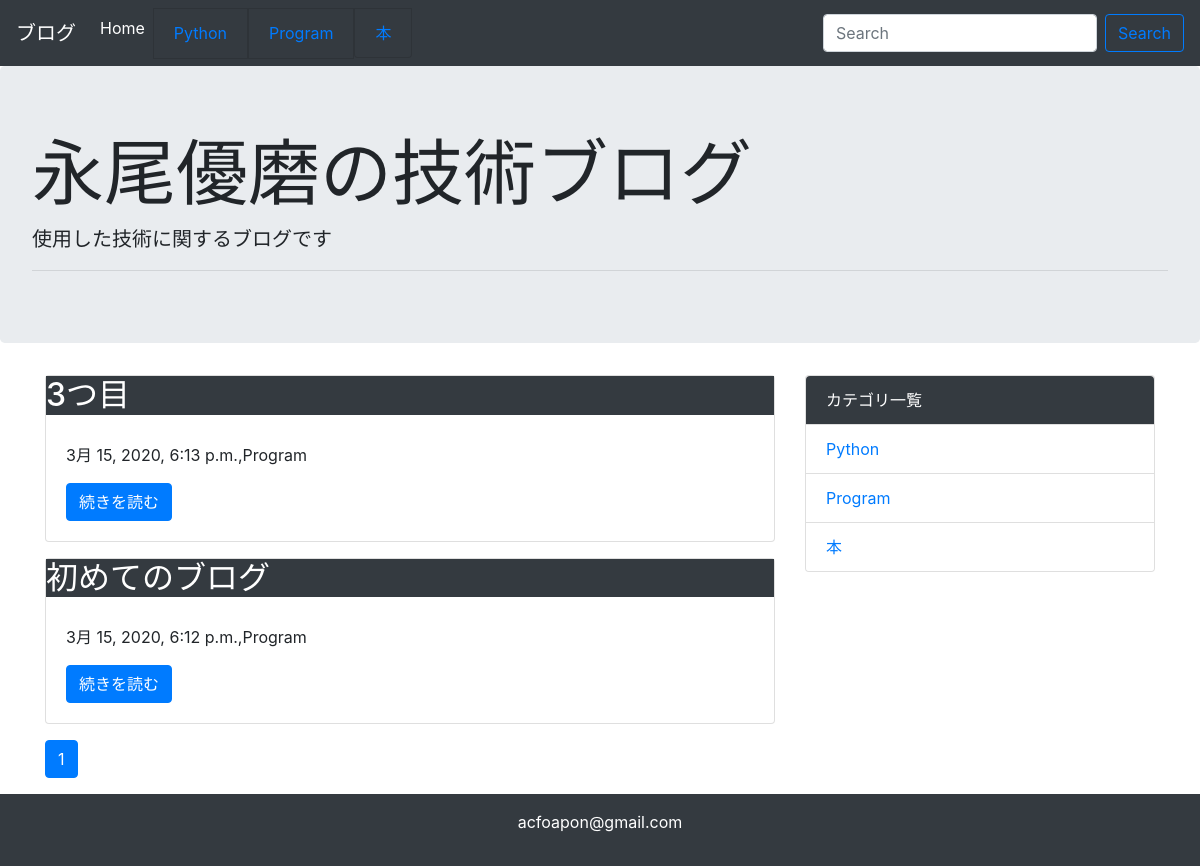
The app's page /category/2/ with its own data.
### blog/models.py (models this page shows, shortened)
class Category(models.Model):
    name = models.CharField('カテゴリ名', max_length=255)
    created_at = models.DateTimeField('作成日', default=timezone.now)
    def __str__(self):
        return self.name

class Post(models.Model):
    title = models.CharField('タイトル', max_length=255)
    text = models.TextField('本文')
    created_at = models.DateTimeField('作成日', default=timezone.now)
    category = models.ForeignKey(Category, verbose_name='カテゴリ', on_delete=models.PROTECT)

### blog/views.py (the view)
# urls.py: path('category/<int:pk>/', views.CategoryView.as_view(), name='category'),
class CategoryView(generic.ListView):
    model = Post
    paginate_by = 10
    def get_queryset(self):
        category_pk = self.kwargs['pk']
        queryset = Post.objects.order_by('-created_at').filter(category__pk=category_pk)
        return queryset

### blog/context_processors.py (called while the page is built)
def common(request):
    context = {
        'category_list': Category.objects.all()
    }
    return context

### blog/templatetags/mytag.py (called while the page is built)
@register.simple_tag
def url_replace(request, field, value):
    url_dict = request.GET.copy()
    url_dict[field] = value
    return url_dict.urlencode()

### blog/templates/blog/post_list.html
{% extends 'blog/base.html' %}
{% block content %}
    {% for post in post_list %}
        <div class="card mb-3">
            <h2 class="card-headerb bg-dark text-white">{{ post.title }}</h2>
            <div class="card-body">
                <p>{{ post.created_at }},{{ post.category }}</p>
                <a href="{% url 'blog:detail' post.pk %}" class="btn btn-primary">続きを読む</a>
            </div>
        </div>
    {% endfor %}
    {% include 'blog/page.html' %}
{% endblock %}

### blog/templates/blog/base.html (shortened to what this page needs)
<!doctype html>
<html lang="ja">
<head>
    <link rel="stylesheet" href="https://maxcdn.bootstrapcdn.com/bootstrap/4.0.0-beta.2/css/bootstrap.min.css"
>
</head>
<body>
<nav class="navbar navbar-expand-lg navbar-dark bg-dark">
    <a class="navbar-brand" href="">ブログ</a>
    <div class="collapse navbar-collapse" id="navbarSupportedContent">
        <ul class="navbar-nav mr-auto">
            <li class="nav-item active">
                <a class="nav-link" href="{% url 'blog:index' %}">Home</a>
            </li>
            <li class="nav-item active">
                {% for category in category_list %}
                    <li class="list-group-item bg-dark text-white">
                        <a href="{% url 'blog:category' category.pk %}"> {{ category }}</a>
                    </li>
                {% endfor %}
            </li>
    </div>
    <form class="form-inline my-2 my-lg-0" method="GET" action="{% url 'blog:index' %}">
        <input class="form-control mr-sm-2" type="text" placeholder="Search" aria-label="Search" name="keyword">
        <button class="btn btn-outline-primary my-2 my-sm-0" type="submit">Search</button>
    </form>
</nav>
<div class="jumbotron">
    <h1 class="display-3">永尾優磨の技術ブログ</h1>
    <p class="lead">使用した技術に関するブログです</p>
    <hr class="my-2">
</div>
<div class="container">
    <div class="row">
        <div class="col-md-8">
            {% block content %}
            {% endblock %}
        </div>
        <div class="col-md-4">
            <div class="card">
                <ul class="list-group list-group-flush">
                    <li class="list-group-item bg-dark text-white">カテゴリ一覧</li>
                    {% for category in category_list %}
                        <li class="list-group-item"><a href="{% url 'blog:category' category.pk %}"> {{ category }}</a>
                        </li>
                    {% endfor %}
                </ul>
            </div>
        </div>
    </div>
</div>
<footer class="bg-dark text-white text-center py-3">
    <p>acfoapon@gmail.com</p>
</footer>
</body>
</html>

### records on screen
Category: name "Python"
Category: name "Program"
Category: name "本"
Post: title "3つ目", created_at "3月 15, 2020, 6:13 p.m.", category "Program"
Post: title "初めてのブログ", created_at "3月 15, 2020, 6:12 p.m.", category "Program"

### other values on screen
{{ link_page }} "1"
